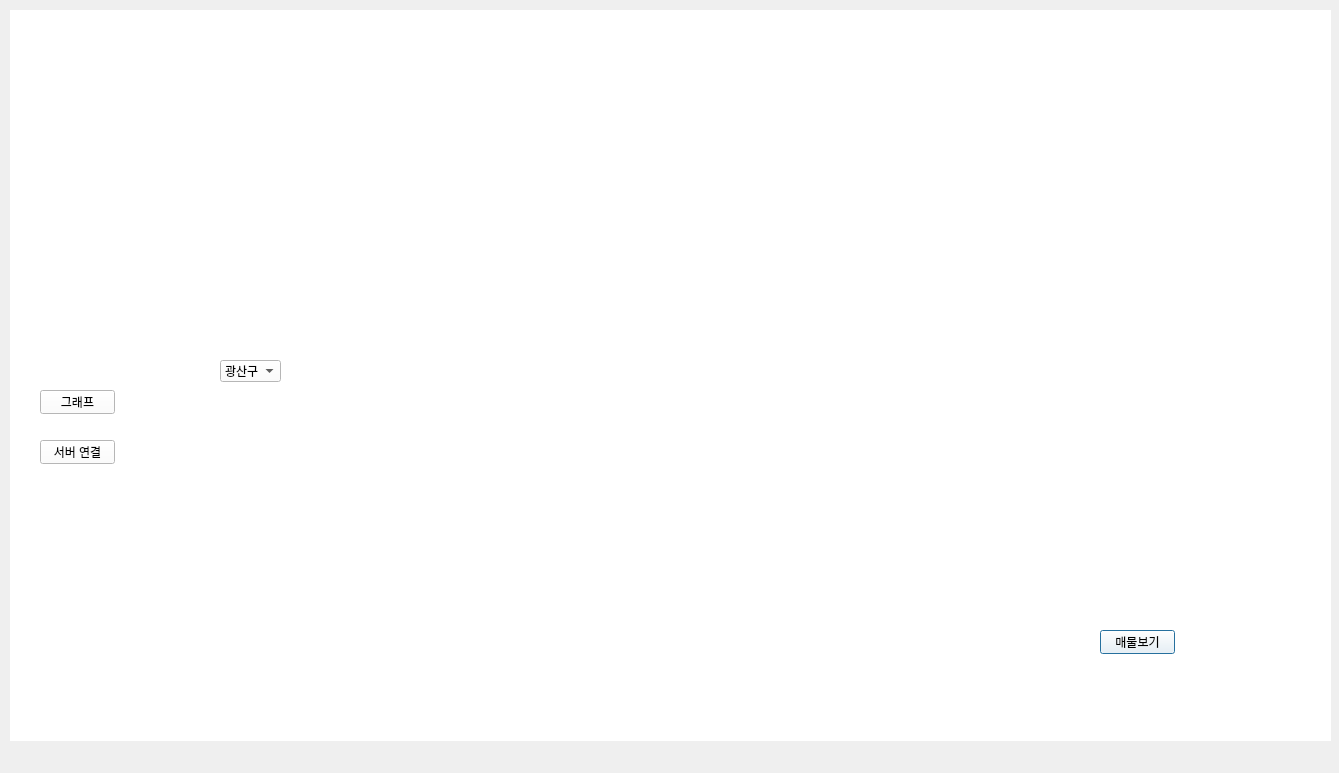
<?xml version="1.0" encoding="UTF-8"?>
<ui version="4.0">
 <class>Dialog</class>
 <widget class="QDialog" name="Dialog">
  <property name="geometry">
   <rect>
    <x>0</x>
    <y>0</y>
    <width>1339</width>
    <height>773</height>
   </rect>
  </property>
  <property name="windowTitle">
   <string>Dialog</string>
  </property>
  <widget class="QStackedWidget" name="stackedWidget">
   <property name="geometry">
    <rect>
     <x>10</x>
     <y>10</y>
     <width>1321</width>
     <height>731</height>
    </rect>
   </property>
   <property name="styleSheet">
    <string notr="true">background-color: rgb(255, 255, 255);</string>
   </property>
   <property name="currentIndex">
    <number>0</number>
   </property>
   <widget class="QWidget" name="page_2">
    <widget class="QWidget" name="verticalLayoutWidget_2">
     <property name="geometry">
      <rect>
       <x>0</x>
       <y>20</y>
       <width>371</width>
       <height>301</height>
      </rect>
     </property>
     <layout class="QVBoxLayout" name="chartLayout1"/>
    </widget>
    <widget class="QPushButton" name="next_Btn">
     <property name="geometry">
      <rect>
       <x>1090</x>
       <y>620</y>
       <width>75</width>
       <height>24</height>
      </rect>
     </property>
     <property name="text">
      <string>매물보기</string>
     </property>
    </widget>
    <widget class="QWidget" name="verticalLayoutWidget_3">
     <property name="geometry">
      <rect>
       <x>380</x>
       <y>20</y>
       <width>791</width>
       <height>301</height>
      </rect>
     </property>
     <layout class="QVBoxLayout" name="chartLayout2"/>
    </widget>
    <widget class="QWidget" name="verticalLayoutWidget_4">
     <property name="geometry">
      <rect>
       <x>200</x>
       <y>340</y>
       <width>791</width>
       <height>301</height>
      </rect>
     </property>
     <layout class="QVBoxLayout" name="chartLayout3"/>
    </widget>
    <widget class="QComboBox" name="combo_region2">
     <property name="geometry">
      <rect>
       <x>210</x>
       <y>350</y>
       <width>61</width>
       <height>22</height>
      </rect>
     </property>
     <item>
      <property name="text">
       <string>광산구</string>
      </property>
     </item>
     <item>
      <property name="text">
       <string>남구</string>
      </property>
     </item>
     <item>
      <property name="text">
       <string>동구</string>
      </property>
     </item>
     <item>
      <property name="text">
       <string>북구</string>
      </property>
     </item>
     <item>
      <property name="text">
       <string>서구</string>
      </property>
     </item>
    </widget>
    <widget class="QPushButton" name="pushButton">
     <property name="geometry">
      <rect>
       <x>30</x>
       <y>380</y>
       <width>75</width>
       <height>24</height>
      </rect>
     </property>
     <property name="text">
      <string>그래프</string>
     </property>
    </widget>
    <widget class="QPushButton" name="go_btn">
     <property name="geometry">
      <rect>
       <x>30</x>
       <y>430</y>
       <width>75</width>
       <height>24</height>
      </rect>
     </property>
     <property name="text">
      <string>서버 연결</string>
     </property>
    </widget>
   </widget>
   <widget class="QWidget" name="page">
    <widget class="QPushButton" name="before_Btn">
     <property name="geometry">
      <rect>
       <x>860</x>
       <y>20</y>
       <width>121</width>
       <height>51</height>
      </rect>
     </property>
     <property name="text">
      <string>자료화면</string>
     </property>
    </widget>
    <widget class="QPushButton" name="request_btn">
     <property name="geometry">
      <rect>
       <x>500</x>
       <y>65</y>
       <width>75</width>
       <height>24</height>
      </rect>
     </property>
     <property name="text">
      <string>매물결정</string>
     </property>
    </widget>
    <widget class="QLabel" name="label">
     <property name="geometry">
      <rect>
       <x>57</x>
       <y>20</y>
       <width>61</width>
       <height>20</height>
      </rect>
     </property>
     <property name="text">
      <string>예산 입력</string>
     </property>
    </widget>
    <widget class="QPushButton" name="chat_btn">
     <property name="geometry">
      <rect>
       <x>590</x>
       <y>110</y>
       <width>75</width>
       <height>21</height>
      </rect>
     </property>
     <property name="text">
      <string>매물검색</string>
     </property>
    </widget>
    <widget class="QLabel" name="label_2">
     <property name="geometry">
      <rect>
       <x>187</x>
       <y>35</y>
       <width>61</width>
       <height>20</height>
      </rect>
     </property>
     <property name="text">
      <string>지역(구)</string>
     </property>
    </widget>
    <widget class="QComboBox" name="combo_money">
     <property name="geometry">
      <rect>
       <x>310</x>
       <y>65</y>
       <width>101</width>
       <height>22</height>
      </rect>
     </property>
     <item>
      <property name="text">
       <string>5000</string>
      </property>
     </item>
     <item>
      <property name="text">
       <string>10000</string>
      </property>
     </item>
     <item>
      <property name="text">
       <string>15000</string>
      </property>
     </item>
     <item>
      <property name="text">
       <string>20000</string>
      </property>
     </item>
    </widget>
    <widget class="QPushButton" name="stick_btn">
     <property name="geometry">
      <rect>
       <x>590</x>
       <y>65</y>
       <width>75</width>
       <height>24</height>
      </rect>
     </property>
     <property name="text">
      <string>그래프</string>
     </property>
    </widget>
    <widget class="QPushButton" name="end_btn">
     <property name="geometry">
      <rect>
       <x>500</x>
       <y>110</y>
       <width>75</width>
       <height>21</height>
      </rect>
     </property>
     <property name="text">
      <string>최종결정</string>
     </property>
    </widget>
    <widget class="QLabel" name="label_3">
     <property name="geometry">
      <rect>
       <x>327</x>
       <y>35</y>
       <width>71</width>
       <height>20</height>
      </rect>
     </property>
     <property name="text">
      <string>보증금</string>
     </property>
    </widget>
    <widget class="QTableWidget" name="table">
     <property name="geometry">
      <rect>
       <x>1020</x>
       <y>15</y>
       <width>256</width>
       <height>371</height>
      </rect>
     </property>
    </widget>
    <widget class="QComboBox" name="combo_region">
     <property name="geometry">
      <rect>
       <x>180</x>
       <y>65</y>
       <width>101</width>
       <height>22</height>
      </rect>
     </property>
     <item>
      <property name="text">
       <string>광산구</string>
      </property>
     </item>
     <item>
      <property name="text">
       <string>북구</string>
      </property>
     </item>
     <item>
      <property name="text">
       <string>동구</string>
      </property>
     </item>
     <item>
      <property name="text">
       <string>남구</string>
      </property>
     </item>
     <item>
      <property name="text">
       <string>서구</string>
      </property>
     </item>
    </widget>
    <widget class="QWidget" name="verticalLayoutWidget_5">
     <property name="geometry">
      <rect>
       <x>1020</x>
       <y>395</y>
       <width>251</width>
       <height>291</height>
      </rect>
     </property>
     <layout class="QVBoxLayout" name="verticalLayout_2"/>
    </widget>
    <widget class="QLabel" name="label_4">
     <property name="geometry">
      <rect>
       <x>420</x>
       <y>65</y>
       <width>61</width>
       <height>21</height>
      </rect>
     </property>
     <property name="text">
      <string>(단위:만원)</string>
     </property>
    </widget>
    <widget class="QLineEdit" name="liner">
     <property name="geometry">
      <rect>
       <x>40</x>
       <y>65</y>
       <width>113</width>
       <height>22</height>
      </rect>
     </property>
    </widget>
    <widget class="QWidget" name="verticalLayoutWidget">
     <property name="geometry">
      <rect>
       <x>30</x>
       <y>225</y>
       <width>971</width>
       <height>411</height>
      </rect>
     </property>
     <layout class="QVBoxLayout" name="verticalLayout"/>
    </widget>
   </widget>
  </widget>
 </widget>
 <resources/>
 <connections/>
</ui>
